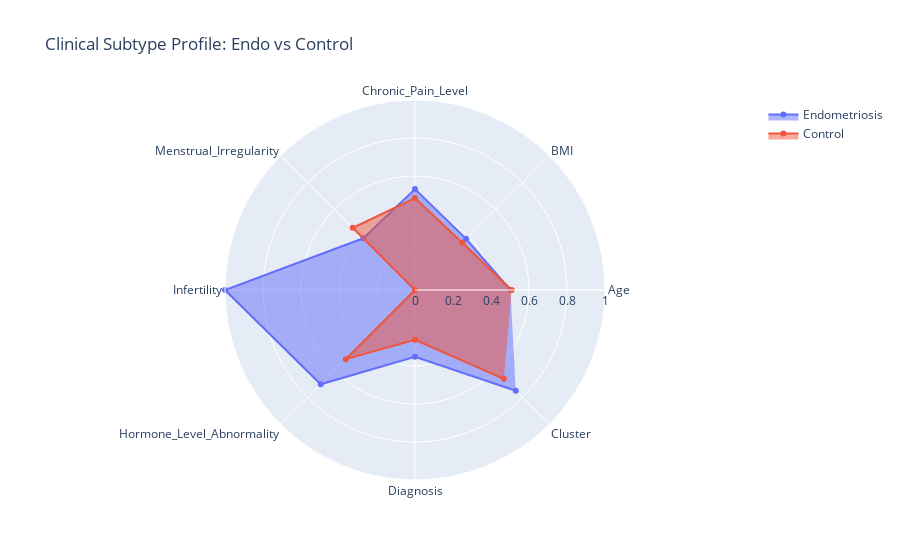

Notebook code cell kept with this figure:
### Code cell
import plotly.graph_objects as go

# 1. Calculate averages for both groups
features = ['Age', 'BMI', 'Chronic_Pain_Level', 'Menstrual_Irregularity', 'Infertility', 'Hormone_Level_Abnormality', 'Diagnosis', 'Cluster']
# Normalize the averages to a 0-1 scale for the radar "shape"
df_means = df.groupby('Diagnosis')[features_numeric].mean()
df_norm = (df_means - df[features].min()) / (df[features].max() - df[features].min())

fig = go.Figure()

# 2. Add the "Endometriosis" profile
fig.add_trace(go.Scatterpolar(r=df_norm.loc[1].values, theta=features, fill='toself', name='Endometriosis'
))

# 3. Add the "Control" profile
fig.add_trace(go.Scatterpolar( r=df_norm.loc[0].values, theta=features, fill='toself', name='Control'
))

fig.update_layout( polar=dict(radialaxis=dict(visible=True, range=[0, 1])), title="Clinical Subtype Profile: Endo vs Control"
)

fig.show()

### Figure 1 — Plotly figure (JSON) as saved in the notebook; plotly's stock layout.template omitted (floating-point values rounded to 4 significant figures)
{"data": [{"fill": "toself", "name": "Endometriosis", "r": [0.5021, 0.3806, 0.531, 0.3849, 1.0, 0.7019, 0.3513, 0.7502], "theta": ["Age", "BMI", "Chronic_Pain_Level", "Menstrual_Irregularity", "Infertility", "Hormone_Level_Abnormality", "Diagnosis", "Cluster"], "type": "scatterpolar"}, {"fill": "toself", "name": "Control", "r": [0.5091, 0.3519, 0.4838, 0.4632, 0.0, 0.5148, 0.2618, 0.6612], "theta": ["Age", "BMI", "Chronic_Pain_Level", "Menstrual_Irregularity", "Infertility", "Hormone_Level_Abnormality", "Diagnosis", "Cluster"], "type": "scatterpolar"}], "layout": {"polar": {"radialaxis": {"range": [0, 1], "visible": true}}, "title": {"text": "Clinical Subtype Profile: Endo vs Control"}}}
